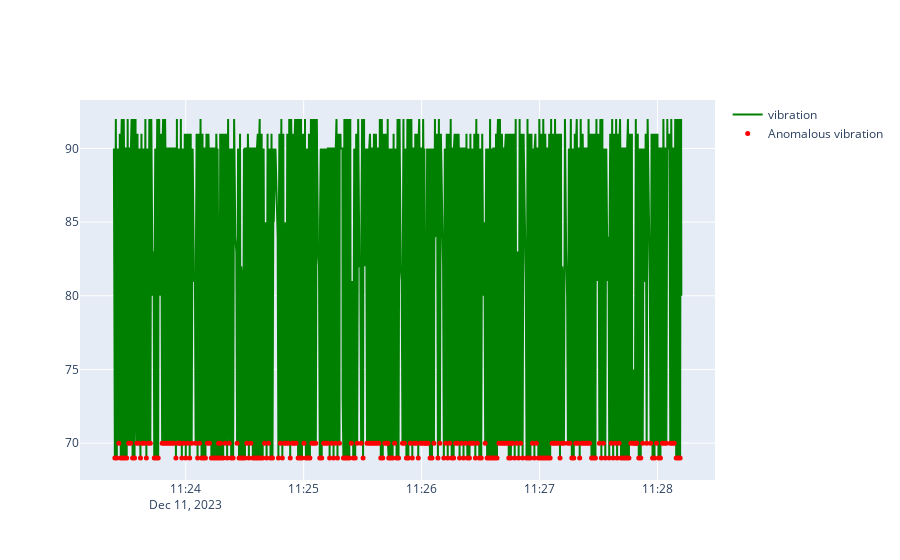

The notebook cell saved with this chart:
### Code cell
# Use the Autoencoder to predict on the anomalous data
scaler = StandardScaler()
scaled_anom_data= scaler.fit_transform(anom_data)
predictions = autoencoder.predict(scaled_anom_data)

# Assuming the last prediction of each sequence corresponds to the next timestamp
relevant_predictions = predictions[:, -1, :].squeeze()

# Adjust the length of normal_scaled to match relevant_predictions
# This skips the first (timesteps - 1) entries, as they don't have corresponding predictions
scaled_anom_adjusted = scaled_anom_data[timesteps - 1:]

# Calculate MSE for each timestamp
mse = np.power(scaled_anom_adjusted - relevant_predictions, 2).mean(axis=1)

# Scale the MSE to a percentage
min_mse = np.min(mse)
max_mse = np.max(mse)
mse_percentage = ((mse - min_mse) / (max_mse - min_mse)) * 100

# Add 'is_anomalous' column to the DataFrame
anom_data = anom_data.iloc[timesteps - 1:].copy()
anom_data['is_anomalous'] = mse_percentage > threshold
anom_data['mse_percentage'] = mse_percentage
anom_data['threshold'] = threshold



# Create a new figure
fig = go.Figure()


# Add a line for the actual load
fig.add_trace(go.Scatter(
    x=anom_data.index,
    y=anom_data["vibration"],
    mode='lines',
    name='vibration',
    line=dict(color='green'),  # specify line color here
))

# Add a line for the anomalous load
fig.add_trace(go.Scatter(
    x=anom_data[anom_data['is_anomalous']].index,
    y=anom_data[anom_data['is_anomalous']]["vibration"],
    mode='markers',
    name='Anomalous vibration',
    marker=dict(color='red', size=5),  # specify marker color and size here
))

# Show the plot
fig.show()
normal_data.to_csv('anom_data_result.csv')

### Figure 1 — Plotly figure (JSON) as saved in the notebook; plotly's stock layout.template omitted (floating-point values rounded to 4 significant figures; data arrays with more than 128 entries replaced by an {"elided": "..."} marker saying what was removed)
{"data": [{"line": {"color": "green"}, "mode": "lines", "name": "vibration", "type": "scatter", "x": {"elided": "1070 str values"}, "y": {"elided": "1070 int values"}}, {"marker": {"color": "red", "size": 5}, "mode": "markers", "name": "Anomalous vibration", "type": "scatter", "x": {"elided": "276 str values"}, "y": {"elided": "276 int values"}}], "layout": {}}
